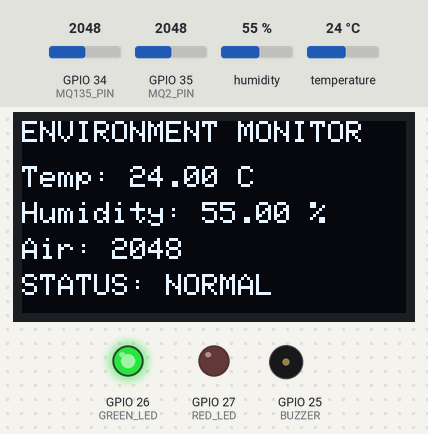
Recording of a sketch running on a simulated ESP32. On the bench: 128×64 one-colour display, output pins drawn as LEDs (lit = HIGH), buzzer (waves = sounding, pin HIGH). The inputs (shaded band) are chosen by the test bench; at power-on: GPIO 34 (MQ135_PIN) = 2048, humidity 55 %, temperature 24 °C, GPIO 35 (MQ2_PIN) = 2048. WiFi joins after 1.5 s; servers stay silent unless stated; what the sketch prints to the serial monitor is not drawn.

Above: at 7.8 s.
7.9 s: GPIO 34 (MQ135_PIN) set to 2468
At 9.9 s:
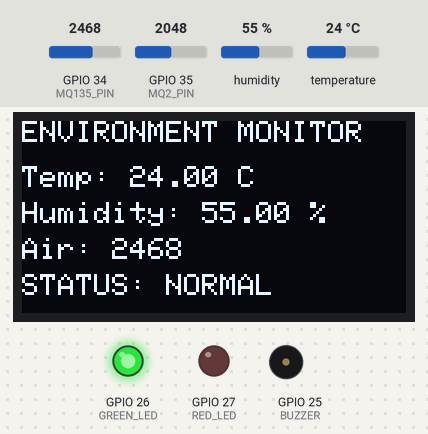
10.5 s: GPIO 34 (MQ135_PIN) set to 2571
At 12.2 s:
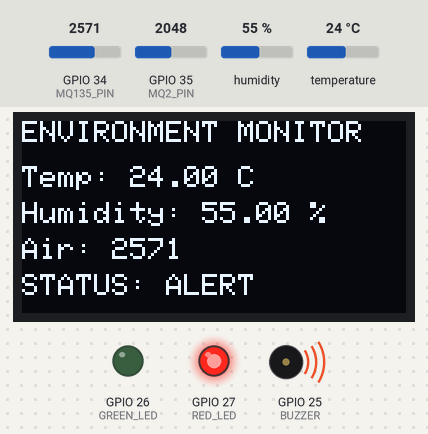
13.1 s: humidity set to 22 %
At 15.5 s:
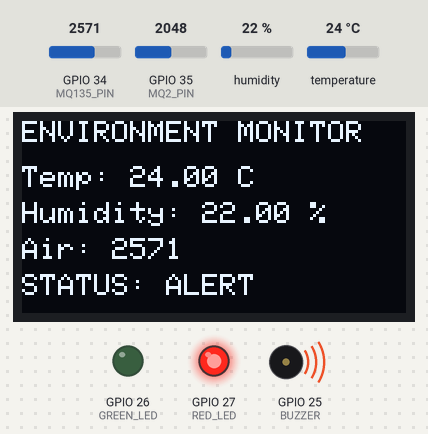
16.3 s: temperature set to 12 °C
At 17.8 s:
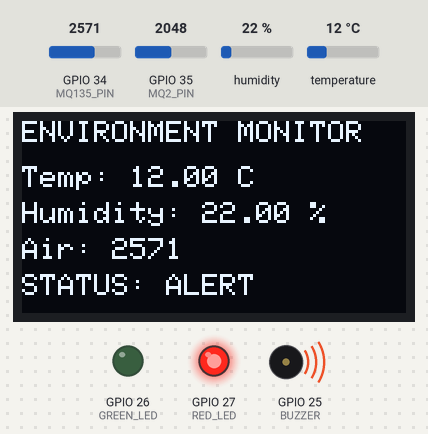
18.9 s: humidity set to 40 %
At 20.2 s:
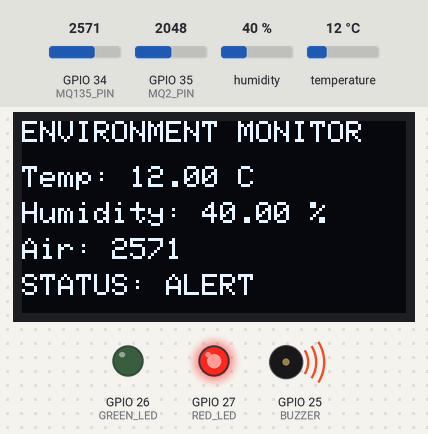
21.5 s: GPIO 34 (MQ135_PIN) set to 2460
At 23.6 s:
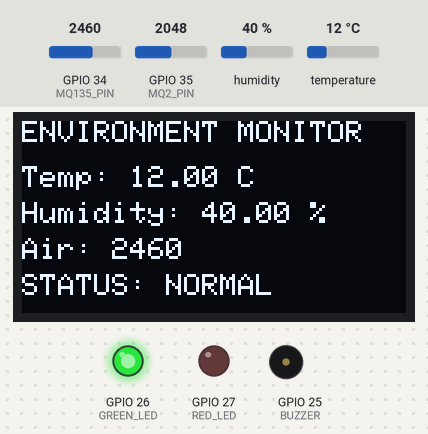
Timing chart, 0 to 25.1 s (numbered marks = the images above; inputs shaded):
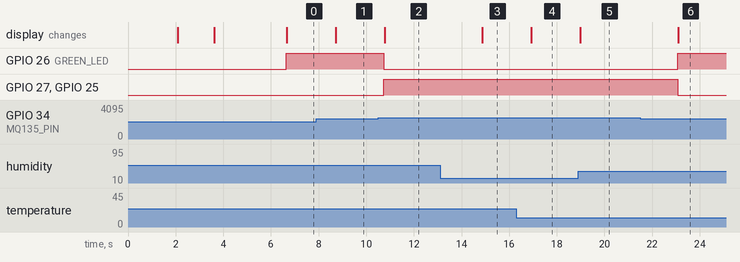

The sketch:

environment_monitor.ino
```cpp
#include <WiFi.h>
#include <WebServer.h>
#include <DHT.h>
#include <Wire.h>
#include <Adafruit_GFX.h>
#include <Adafruit_SSD1306.h>

// =========================
// Wi-Fi
// =========================
const char* ssid = "YOUR_WIFI_NAME";
const char* password = "YOUR_WIFI_PASSWORD";

// =========================
// Pin Configuration
// =========================
#define DHTPIN 4
#define DHTTYPE DHT11

#define MQ135_PIN 34
#define MQ2_PIN   35

#define GREEN_LED 26
#define RED_LED   27
#define BUZZER    25

// OLED
#define SCREEN_WIDTH 128
#define SCREEN_HEIGHT 64
#define OLED_RESET -1

// =========================
// Objects
// =========================
DHT dht(DHTPIN, DHTTYPE);

Adafruit_SSD1306 display(
  SCREEN_WIDTH,
  SCREEN_HEIGHT,
  &Wire,
  OLED_RESET
);

WebServer server(80);

// =========================
// Variables
// =========================
float temperature = 0;
float humidity = 0;

int airQuality = 0;
int gasLevel = 0;

bool alertState = false;

// =========================
// Web Page
// =========================
String createWebPage()
{
  String html = R"rawliteral(
<!DOCTYPE html>
<html>
<head>
<meta name="viewport" content="width=device-width, initial-scale=1">

<title>IoT Environment Monitor</title>

<style>

body {
  font-family: Arial, sans-serif;
  background: #f2f2f2;
  text-align: center;
  margin: 0;
}

.header {
  background: #222;
  color: white;
  padding: 20px;
}

.container {
  display: flex;
  flex-wrap: wrap;
  justify-content: center;
  gap: 15px;
  padding: 25px;
}

.card {
  background: white;
  width: 220px;
  padding: 20px;
  border-radius: 12px;
  box-shadow: 0 3px 10px rgba(0,0,0,0.15);
}

.value {
  font-size: 32px;
  font-weight: bold;
}

.status {
  font-size: 22px;
  font-weight: bold;
}

</style>

<script>

function updateData()
{
  fetch('/data')
  .then(response => response.json())
  .then(data => {

    document.getElementById("temperature").innerHTML =
      data.temperature + " °C";

    document.getElementById("humidity").innerHTML =
      data.humidity + " %";

    document.getElementById("air").innerHTML =
      data.air;

    document.getElementById("gas").innerHTML =
      data.gas;

    document.getElementById("status").innerHTML =
      data.status;

  });
}

setInterval(updateData, 2000);

</script>

</head>

<body>

<div class="header">

<h1>🌍 IoT Environment Monitor</h1>

<p>ESP32 Environmental Monitoring System</p>

</div>

<div class="container">

<div class="card">
<h2>🌡️ Temperature</h2>
<div class="value" id="temperature">--</div>
</div>

<div class="card">
<h2>💧 Humidity</h2>
<div class="value" id="humidity">--</div>
</div>

<div class="card">
<h2>🌫️ Air Quality</h2>
<div class="value" id="air">--</div>
</div>

<div class="card">
<h2>🛢️ Gas Level</h2>
<div class="value" id="gas">--</div>
</div>

<div class="card">

<h2>System Status</h2>

<div class="status" id="status">
Checking...
</div>

</div>

</div>

</body>
</html>
)rawliteral";

  return html;
}

// =========================
// Handle Web Page
// =========================

void handleRoot()
{
  server.send(
    200,
    "text/html",
    createWebPage()
  );
}

// =========================
// Send Sensor Data
// =========================

void handleData()
{
  String status;

  if (alertState)
  {
    status = "ALERT";
  }
  else
  {
    status = "NORMAL";
  }

  String json = "{";

  json += "\"temperature\":";
  json += String(temperature, 1);

  json += ",\"humidity\":";
  json += String(humidity, 1);

  json += ",\"air\":";
  json += String(airQuality);

  json += ",\"gas\":";
  json += String(gasLevel);

  json += ",\"status\":\"";
  json += status;

  json += "\"}";

  server.send(
    200,
    "application/json",
    json
  );
}

// =========================
// OLED Display
// =========================

void updateOLED()
{
  display.clearDisplay();

  display.setTextSize(1);
  display.setTextColor(SSD1306_WHITE);

  display.setCursor(0, 0);
  display.println("ENVIRONMENT MONITOR");

  display.setCursor(0, 15);
  display.print("Temp: ");
  display.print(temperature);
  display.println(" C");

  display.setCursor(0, 27);
  display.print("Humidity: ");
  display.print(humidity);
  display.println(" %");

  display.setCursor(0, 39);
  display.print("Air: ");
  display.println(airQuality);

  display.setCursor(0, 51);

  if (alertState)
  {
    display.println("STATUS: ALERT");
  }
  else
  {
    display.println("STATUS: NORMAL");
  }

  display.display();
}

// =========================
// Setup
// =========================

void setup()
{
  Serial.begin(115200);

  // Pins
  pinMode(GREEN_LED, OUTPUT);
  pinMode(RED_LED, OUTPUT);
  pinMode(BUZZER, OUTPUT);

  digitalWrite(GREEN_LED, LOW);
  digitalWrite(RED_LED, LOW);
  digitalWrite(BUZZER, LOW);

  // Start DHT
  dht.begin();

  // Start OLED
  if (!display.begin(
        SSD1306_SWITCHCAPVCC,
        0x3C))
  {
    Serial.println("OLED not found!");

    while (true);
  }

  display.clearDisplay();

  display.setTextSize(1);
  display.setTextColor(SSD1306_WHITE);

  display.setCursor(0, 20);
  display.println("Starting System...");

  display.display();

  delay(2000);

  // Wi-Fi
  WiFi.begin(
    ssid,
    password
  );

  display.clearDisplay();

  display.setCursor(0, 20);
  display.println("Connecting WiFi...");

  display.display();

  Serial.print("Connecting");

  while (WiFi.status() != WL_CONNECTED)
  {
    delay(500);

    Serial.print(".");
  }

  Serial.println();

  Serial.println("WiFi Connected!");

  Serial.print("ESP32 IP Address: ");

  Serial.println(
    WiFi.localIP()
  );

  display.clearDisplay();

  display.setCursor(0, 15);
  display.println("WiFi Connected");

  display.setCursor(0, 30);

  display.println(
    WiFi.localIP()
  );

  display.display();

  delay(3000);

  // Web server
  server.on(
    "/",
    handleRoot
  );

  server.on(
    "/data",
    handleData
  );

  server.begin();

  Serial.println("Web server started");
}

// =========================
// Main Loop
// =========================

void loop()
{
  server.handleClient();

  // Read DHT
  float newTemperature =
    dht.readTemperature();

  float newHumidity =
    dht.readHumidity();

  if (!isnan(newTemperature))
  {
    temperature =
      newTemperature;
  }

  if (!isnan(newHumidity))
  {
    humidity =
      newHumidity;
  }

  // Read MQ sensors
  airQuality =
    analogRead(MQ135_PIN);

  gasLevel =
    analogRead(MQ2_PIN);

  // =========================
  // Alert Threshold
  // =========================

  if (
      airQuality > 2500 ||
      gasLevel > 2500
     )
  {
    alertState = true;

    digitalWrite(
      RED_LED,
      HIGH
    );

    digitalWrite(
      GREEN_LED,
      LOW
    );

    digitalWrite(
      BUZZER,
      HIGH
    );
  }
  else
  {
    alertState = false;

    digitalWrite(
      RED_LED,
      LOW
    );

    digitalWrite(
      GREEN_LED,
      HIGH
    );

    digitalWrite(
      BUZZER,
      LOW
    );
  }

  // OLED
  updateOLED();

  // Serial Monitor
  Serial.println(
    "-------------------------"
  );

  Serial.print(
    "Temperature: "
  );

  Serial.print(
    temperature
  );

  Serial.println(" C");

  Serial.print(
    "Humidity: "
  );

  Serial.print(
    humidity
  );

  Serial.println(" %");

  Serial.print(
    "Air Quality: "
  );

  Serial.println(
    airQuality
  );

  Serial.print(
    "Gas Level: "
  );

  Serial.println(
    gasLevel
  );

  Serial.print(
    "Status: "
  );

  Serial.println(
    alertState ?
    "ALERT" :
    "NORMAL"
  );

  delay(2000);
}
```

Measured:
- the behaviour switches between 2500 and 2501 on GPIO 34 (MQ135_PIN) (found by bisection; images 1 and 2)
- after the input at 7.9 s, the display: changes after 0.81 s (image 1)
- after the input at 10.5 s, GPIO 26 (GREEN_LED): HIGH → LOW after 0.24 s; GPIO 27 (RED_LED), GPIO 25 (BUZZER): LOW → HIGH after 0.24 s; the display: changes after 0.27 s (image 2)
- after the input at 13.1 s, the display: changes after 1.8 s (image 3)
- after the input at 16.3 s, the display: changes after 0.63 s (image 4)
- after the input at 18.9 s, the display: changes after 0.08 s (image 5)
- after the input at 21.5 s, GPIO 26 (GREEN_LED): LOW → HIGH after 1.6 s; GPIO 27 (RED_LED), GPIO 25 (BUZZER): HIGH → LOW after 1.6 s; the display: changes after 1.6 s (image 6)
